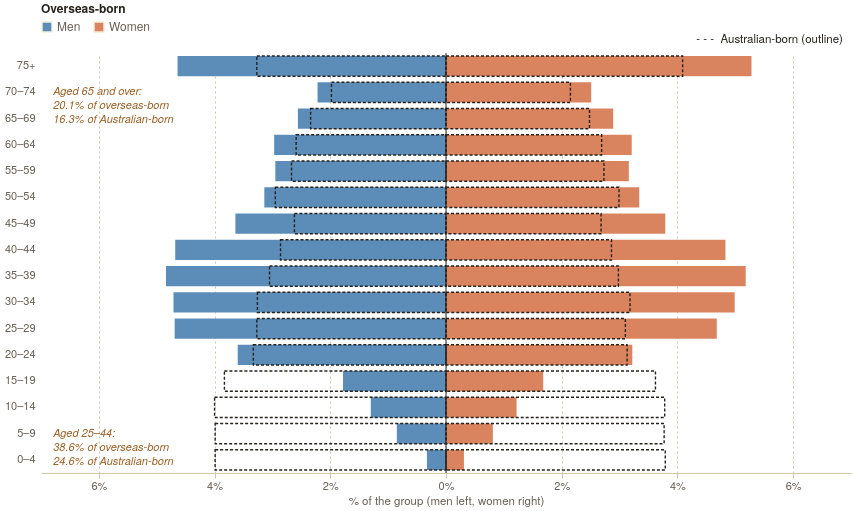

Source (Vega-Lite JSON):
### Vega-Lite specification from a JSON file in a GitHub repository (floating-point values rounded to 4 significant figures)
{"$schema": "https://vega.github.io/schema/vega-lite/v5.json", "config": {"background": null, "font": "IBM Plex Sans, Helvetica Neue, Arial, sans-serif", "padding": 4, "view": {"stroke": null}, "axis": {"labelColor": "#675f54", "titleColor": "#675f54", "gridColor": "#d3c5a8", "domainColor": "#d3c5a8", "tickColor": "#d3c5a8", "labelFont": "IBM Plex Sans, Helvetica Neue, Arial, sans-serif", "labelFontSize": 11, "titleFont": "IBM Plex Sans, Helvetica Neue, Arial, sans-serif", "titleFontWeight": 500, "titleFontSize": 11.5}, "legend": {"labelColor": "#675f54", "titleColor": "#25221d", "labelFont": "IBM Plex Sans, Helvetica Neue, Arial, sans-serif", "titleFont": "IBM Plex Sans, Helvetica Neue, Arial, sans-serif", "titleFontWeight": 600, "labelFontSize": 12, "titleFontSize": 12, "symbolStrokeColor": "#f5eddc"}, "text": {"color": "#25221d", "font": "IBM Plex Sans, Helvetica Neue, Arial, sans-serif"}, "tooltipFormat": {"numberFormat": ",.0f"}}, "width": 810, "height": 420, "params": [{"name": "pyrYear", "value": 2025, "bind": {"input": "radio", "options": [1996, 2025], "name": "Year "}}], "data": {"values": [{"year": 1996, "age": "0–4", "ai": 0, "grp": "Overseas-born", "sex": "Male", "n": 17210, "pct": 0.41, "x": -0.41}, {"year": 1996, "age": "0–4", "ai": 0, "grp": "Overseas-born", "sex": "Female", "n": 16170, "pct": 0.38, "x": 0.38}, {"year": 1996, "age": "0–4", "ai": 0, "grp": "Australian-born", "sex": "Male", "n": 645560, "pct": 4.62, "x": -4.62}, {"year": 1996, "age": "0–4", "ai": 0, "grp": "Australian-born", "sex": "Female", "n": 612570, "pct": 4.38, "x": 4.38}, {"year": 1996, "age": "5–9", "ai": 1, "grp": "Overseas-born", "sex": "Male", "n": 41350, "pct": 0.98, "x": -0.98}, {"year": 1996, "age": "5–9", "ai": 1, "grp": "Overseas-born", "sex": "Female", "n": 39540, "pct": 0.93, "x": 0.93}, {"year": 1996, "age": "5–9", "ai": 1, "grp": "Australian-born", "sex": "Male", "n": 625040, "pct": 4.47, "x": -4.47}, {"year": 1996, "age": "5–9", "ai": 1, "grp": "Australian-born", "sex": "Female", "n": 594540, "pct": 4.25, "x": 4.25}, {"year": 1996, "age": "10–14", "ai": 2, "grp": "Overseas-born", "sex": "Male", "n": 67710, "pct": 1.6, "x": -1.6}, {"year": 1996, "age": "10–14", "ai": 2, "grp": "Overseas-born", "sex": "Female", "n": 64030, "pct": 1.51, "x": 1.51}, {"year": 1996, "age": "10–14", "ai": 2, "grp": "Australian-born", "sex": "Male", "n": 599650, "pct": 4.29, "x": -4.29}, {"year": 1996, "age": "10–14", "ai": 2, "grp": "Australian-born", "sex": "Female", "n": 571230, "pct": 4.08, "x": 4.08}, {"year": 1996, "age": "15–19", "ai": 3, "grp": "Overseas-born", "sex": "Male", "n": 93150, "pct": 2.2, "x": -2.2}, {"year": 1996, "age": "15–19", "ai": 3, "grp": "Overseas-born", "sex": "Female", "n": 87130, "pct": 2.05, "x": 2.05}, {"year": 1996, "age": "15–19", "ai": 3, "grp": "Australian-born", "sex": "Male", "n": 558390, "pct": 3.99, "x": -3.99}, {"year": 1996, "age": "15–19", "ai": 3, "grp": "Australian-born", "sex": "Female", "n": 533020, "pct": 3.81, "x": 3.81}, {"year": 1996, "age": "20–24", "ai": 4, "grp": "Overseas-born", "sex": "Male", "n": 120320, "pct": 2.84, "x": -2.84}, {"year": 1996, "age": "20–24", "ai": 4, "grp": "Overseas-born", "sex": "Female", "n": 119640, "pct": 2.82, "x": 2.82}, {"year": 1996, "age": "20–24", "ai": 4, "grp": "Australian-born", "sex": "Male", "n": 584470, "pct": 4.18, "x": -4.18}, {"year": 1996, "age": "20–24", "ai": 4, "grp": "Australian-born", "sex": "Female", "n": 564330, "pct": 4.04, "x": 4.04}, {"year": 1996, "age": "25–29", "ai": 5, "grp": "Overseas-born", "sex": "Male", "n": 146950, "pct": 3.47, "x": -3.47}, {"year": 1996, "age": "25–29", "ai": 5, "grp": "Overseas-born", "sex": "Female", "n": 152170, "pct": 3.59, "x": 3.59}, {"year": 1996, "age": "25–29", "ai": 5, "grp": "Australian-born", "sex": "Male", "n": 559380, "pct": 4, "x": -4}, {"year": 1996, "age": "25–29", "ai": 5, "grp": "Australian-born", "sex": "Female", "n": 551280, "pct": 3.94, "x": 3.94}, {"year": 1996, "age": "30–34", "ai": 6, "grp": "Overseas-born", "sex": "Male", "n": 193630, "pct": 4.57, "x": -4.57}, {"year": 1996, "age": "30–34", "ai": 6, "grp": "Overseas-born", "sex": "Female", "n": 198570, "pct": 4.68, "x": 4.68}, {"year": 1996, "age": "30–34", "ai": 6, "grp": "Australian-born", "sex": "Male", "n": 524230, "pct": 3.75, "x": -3.75}, {"year": 1996, "age": "30–34", "ai": 6, "grp": "Australian-born", "sex": "Female", "n": 522340, "pct": 3.74, "x": 3.74}, {"year": 1996, "age": "35–39", "ai": 7, "grp": "Overseas-born", "sex": "Male", "n": 206260, "pct": 4.86, "x": -4.86}, {"year": 1996, "age": "35–39", "ai": 7, "grp": "Overseas-born", "sex": "Female", "n": 211720, "pct": 4.99, "x": 4.99}, {"year": 1996, "age": "35–39", "ai": 7, "grp": "Australian-born", "sex": "Male", "n": 517510, "pct": 3.7, "x": -3.7}, {"year": 1996, "age": "35–39", "ai": 7, "grp": "Australian-born", "sex": "Female", "n": 514700, "pct": 3.68, "x": 3.68}, {"year": 1996, "age": "40–44", "ai": 8, "grp": "Overseas-born", "sex": "Male", "n": 204740, "pct": 4.83, "x": -4.83}, {"year": 1996, "age": "40–44", "ai": 8, "grp": "Overseas-born", "sex": "Female", "n": 209080, "pct": 4.93, "x": 4.93}, {"year": 1996, "age": "40–44", "ai": 8, "grp": "Australian-born", "sex": "Male", "n": 468710, "pct": 3.35, "x": -3.35}, {"year": 1996, "age": "40–44", "ai": 8, "grp": "Australian-born", "sex": "Female", "n": 467160, "pct": 3.34, "x": 3.34}, {"year": 1996, "age": "45–49", "ai": 9, "grp": "Overseas-born", "sex": "Male", "n": 232180, "pct": 5.48, "x": -5.48}, {"year": 1996, "age": "45–49", "ai": 9, "grp": "Overseas-born", "sex": "Female", "n": 221220, "pct": 5.22, "x": 5.22}, {"year": 1996, "age": "45–49", "ai": 9, "grp": "Australian-born", "sex": "Male", "n": 419450, "pct": 3, "x": -3}, {"year": 1996, "age": "45–49", "ai": 9, "grp": "Australian-born", "sex": "Female", "n": 415940, "pct": 2.97, "x": 2.97}, {"year": 1996, "age": "50–54", "ai": 10, "grp": "Overseas-born", "sex": "Male", "n": 188400, "pct": 4.44, "x": -4.44}, {"year": 1996, "age": "50–54", "ai": 10, "grp": "Overseas-born", "sex": "Female", "n": 167660, "pct": 3.95, "x": 3.95}, {"year": 1996, "age": "50–54", "ai": 10, "grp": "Australian-born", "sex": "Male", "n": 326580, "pct": 2.34, "x": -2.34}, {"year": 1996, "age": "50–54", "ai": 10, "grp": "Australian-born", "sex": "Female", "n": 327310, "pct": 2.34, "x": 2.34}, {"year": 1996, "age": "55–59", "ai": 11, "grp": "Overseas-born", "sex": "Male", "n": 162170, "pct": 3.82, "x": -3.82}, {"year": 1996, "age": "55–59", "ai": 11, "grp": "Overseas-born", "sex": "Female", "n": 143220, "pct": 3.38, "x": 3.38}, {"year": 1996, "age": "55–59", "ai": 11, "grp": "Australian-born", "sex": "Male", "n": 255630, "pct": 1.83, "x": -1.83}, {"year": 1996, "age": "55–59", "ai": 11, "grp": "Australian-born", "sex": "Female", "n": 262320, "pct": 1.88, "x": 1.88}, {"year": 1996, "age": "60–64", "ai": 12, "grp": "Overseas-born", "sex": "Male", "n": 135430, "pct": 3.19, "x": -3.19}, {"year": 1996, "age": "60–64", "ai": 12, "grp": "Overseas-born", "sex": "Female", "n": 122400, "pct": 2.89, "x": 2.89}, {"year": 1996, "age": "60–64", "ai": 12, "grp": "Australian-born", "sex": "Male", "n": 216660, "pct": 1.55, "x": -1.55}, {"year": 1996, "age": "60–64", "ai": 12, "grp": "Australian-born", "sex": "Female", "n": 232510, "pct": 1.66, "x": 1.66}, {"year": 1996, "age": "65–69", "ai": 13, "grp": "Overseas-born", "sex": "Male", "n": 118670, "pct": 2.8, "x": -2.8}, {"year": 1996, "age": "65–69", "ai": 13, "grp": "Overseas-born", "sex": "Female", "n": 107990, "pct": 2.55, "x": 2.55}, {"year": 1996, "age": "65–69", "ai": 13, "grp": "Australian-born", "sex": "Male", "n": 217120, "pct": 1.55, "x": -1.55}, {"year": 1996, "age": "65–69", "ai": 13, "grp": "Australian-born", "sex": "Female", "n": 245010, "pct": 1.75, "x": 1.75}, {"year": 1996, "age": "70–74", "ai": 14, "grp": "Overseas-born", "sex": "Male", "n": 95220, "pct": 2.25, "x": -2.25}, {"year": 1996, "age": "70–74", "ai": 14, "grp": "Overseas-born", "sex": "Female", "n": 99740, "pct": 2.35, "x": 2.35}, {"year": 1996, "age": "70–74", "ai": 14, "grp": "Australian-born", "sex": "Male", "n": 179530, "pct": 1.28, "x": -1.28}, {"year": 1996, "age": "70–74", "ai": 14, "grp": "Australian-born", "sex": "Female", "n": 225670, "pct": 1.61, "x": 1.61}, {"year": 1996, "age": "75+", "ai": 15, "grp": "Overseas-born", "sex": "Male", "n": 108040, "pct": 2.55, "x": -2.55}, {"year": 1996, "age": "75+", "ai": 15, "grp": "Overseas-born", "sex": "Female", "n": 148350, "pct": 3.5, "x": 3.5}, {"year": 1996, "age": "75+", "ai": 15, "grp": "Australian-born", "sex": "Male", "n": 236010, "pct": 1.69, "x": -1.69}, {"year": 1996, "age": "75+", "ai": 15, "grp": "Australian-born", "sex": "Female", "n": 410890, "pct": 2.94, "x": 2.94}, {"year": 2025, "age": "0–4", "ai": 0, "grp": "Overseas-born", "sex": "Male", "n": 28950, "pct": 0.33, "x": -0.33}, {"year": 2025, "age": "0–4", "ai": 0, "grp": "Overseas-born", "sex": "Female", "n": 27190, "pct": 0.31, "x": 0.31}, {"year": 2025, "age": "0–4", "ai": 0, "grp": "Australian-born", "sex": "Male", "n": 749990, "pct": 3.99, "x": -3.99}, {"year": 2025, "age": "0–4", "ai": 0, "grp": "Australian-born", "sex": "Female", "n": 711310, "pct": 3.79, "x": 3.79}, {"year": 2025, "age": "5–9", "ai": 1, "grp": "Overseas-born", "sex": "Male", "n": 74970, "pct": 0.85, "x": -0.85}, {"year": 2025, "age": "5–9", "ai": 1, "grp": "Overseas-born", "sex": "Female", "n": 71620, "pct": 0.81, "x": 0.81}, {"year": 2025, "age": "5–9", "ai": 1, "grp": "Australian-born", "sex": "Male", "n": 749470, "pct": 3.99, "x": -3.99}, {"year": 2025, "age": "5–9", "ai": 1, "grp": "Australian-born", "sex": "Female", "n": 707790, "pct": 3.77, "x": 3.77}, {"year": 2025, "age": "10–14", "ai": 2, "grp": "Overseas-born", "sex": "Male", "n": 114620, "pct": 1.3, "x": -1.3}, {"year": 2025, "age": "10–14", "ai": 2, "grp": "Overseas-born", "sex": "Female", "n": 108030, "pct": 1.22, "x": 1.22}, {"year": 2025, "age": "10–14", "ai": 2, "grp": "Australian-born", "sex": "Male", "n": 750570, "pct": 4, "x": -4}, {"year": 2025, "age": "10–14", "ai": 2, "grp": "Australian-born", "sex": "Female", "n": 709350, "pct": 3.78, "x": 3.78}, {"year": 2025, "age": "15–19", "ai": 3, "grp": "Overseas-born", "sex": "Male", "n": 156920, "pct": 1.78, "x": -1.78}, {"year": 2025, "age": "15–19", "ai": 3, "grp": "Overseas-born", "sex": "Female", "n": 148120, "pct": 1.68, "x": 1.68}, {"year": 2025, "age": "15–19", "ai": 3, "grp": "Australian-born", "sex": "Male", "n": 720130, "pct": 3.83, "x": -3.83}, {"year": 2025, "age": "15–19", "ai": 3, "grp": "Australian-born", "sex": "Female", "n": 679190, "pct": 3.62, "x": 3.62}, {"year": 2025, "age": "20–24", "ai": 4, "grp": "Overseas-born", "sex": "Male", "n": 317880, "pct": 3.6, "x": -3.6}, {"year": 2025, "age": "20–24", "ai": 4, "grp": "Overseas-born", "sex": "Female", "n": 284450, "pct": 3.22, "x": 3.22}, {"year": 2025, "age": "20–24", "ai": 4, "grp": "Australian-born", "sex": "Male", "n": 625540, "pct": 3.33, "x": -3.33}, {"year": 2025, "age": "20–24", "ai": 4, "grp": "Australian-born", "sex": "Female", "n": 587000, "pct": 3.13, "x": 3.13}, {"year": 2025, "age": "25–29", "ai": 5, "grp": "Overseas-born", "sex": "Male", "n": 414620, "pct": 4.69, "x": -4.69}, {"year": 2025, "age": "25–29", "ai": 5, "grp": "Overseas-born", "sex": "Female", "n": 413810, "pct": 4.68, "x": 4.68}, {"year": 2025, "age": "25–29", "ai": 5, "grp": "Australian-born", "sex": "Male", "n": 614500, "pct": 3.27, "x": -3.27}, {"year": 2025, "age": "25–29", "ai": 5, "grp": "Australian-born", "sex": "Female", "n": 582660, "pct": 3.1, "x": 3.1}, {"year": 2025, "age": "30–34", "ai": 6, "grp": "Overseas-born", "sex": "Male", "n": 416300, "pct": 4.71, "x": -4.71}, {"year": 2025, "age": "30–34", "ai": 6, "grp": "Overseas-born", "sex": "Female", "n": 440480, "pct": 4.99, "x": 4.99}, {"year": 2025, "age": "30–34", "ai": 6, "grp": "Australian-born", "sex": "Male", "n": 611650, "pct": 3.26, "x": -3.26}, {"year": 2025, "age": "30–34", "ai": 6, "grp": "Australian-born", "sex": "Female", "n": 596700, "pct": 3.18, "x": 3.18}, {"year": 2025, "age": "35–39", "ai": 7, "grp": "Overseas-born", "sex": "Male", "n": 427620, "pct": 4.84, "x": -4.84}, {"year": 2025, "age": "35–39", "ai": 7, "grp": "Overseas-born", "sex": "Female", "n": 457990, "pct": 5.18, "x": 5.18}, {"year": 2025, "age": "35–39", "ai": 7, "grp": "Australian-born", "sex": "Male", "n": 573440, "pct": 3.05, "x": -3.05}, {"year": 2025, "age": "35–39", "ai": 7, "grp": "Australian-born", "sex": "Female", "n": 559760, "pct": 2.98, "x": 2.98}, {"year": 2025, "age": "40–44", "ai": 8, "grp": "Overseas-born", "sex": "Male", "n": 413760, "pct": 4.68, "x": -4.68}, {"year": 2025, "age": "40–44", "ai": 8, "grp": "Overseas-born", "sex": "Female", "n": 426540, "pct": 4.83, "x": 4.83}, {"year": 2025, "age": "40–44", "ai": 8, "grp": "Australian-born", "sex": "Male", "n": 536380, "pct": 2.86, "x": -2.86}, {"year": 2025, "age": "40–44", "ai": 8, "grp": "Australian-born", "sex": "Female", "n": 536200, "pct": 2.86, "x": 2.86}, {"year": 2025, "age": "45–49", "ai": 9, "grp": "Overseas-born", "sex": "Male", "n": 321270, "pct": 3.64, "x": -3.64}, {"year": 2025, "age": "45–49", "ai": 9, "grp": "Overseas-born", "sex": "Female", "n": 335200, "pct": 3.79, "x": 3.79}, {"year": 2025, "age": "45–49", "ai": 9, "grp": "Australian-born", "sex": "Male", "n": 491790, "pct": 2.62, "x": -2.62}, {"year": 2025, "age": "45–49", "ai": 9, "grp": "Australian-born", "sex": "Female", "n": 502810, "pct": 2.68, "x": 2.68}, {"year": 2025, "age": "50–54", "ai": 10, "grp": "Overseas-born", "sex": "Male", "n": 277330, "pct": 3.14, "x": -3.14}, {"year": 2025, "age": "50–54", "ai": 10, "grp": "Overseas-born", "sex": "Female", "n": 295250, "pct": 3.34, "x": 3.34}, {"year": 2025, "age": "50–54", "ai": 10, "grp": "Australian-born", "sex": "Male", "n": 553100, "pct": 2.95, "x": -2.95}, {"year": 2025, "age": "50–54", "ai": 10, "grp": "Australian-born", "sex": "Female", "n": 561220, "pct": 2.99, "x": 2.99}, {"year": 2025, "age": "55–59", "ai": 11, "grp": "Overseas-born", "sex": "Male", "n": 260370, "pct": 2.95, "x": -2.95}, {"year": 2025, "age": "55–59", "ai": 11, "grp": "Overseas-born", "sex": "Female", "n": 279550, "pct": 3.16, "x": 3.16}, {"year": 2025, "age": "55–59", "ai": 11, "grp": "Australian-born", "sex": "Male", "n": 501320, "pct": 2.67, "x": -2.67}, {"year": 2025, "age": "55–59", "ai": 11, "grp": "Australian-born", "sex": "Female", "n": 512810, "pct": 2.73, "x": 2.73}, {"year": 2025, "age": "60–64", "ai": 12, "grp": "Overseas-born", "sex": "Male", "n": 262410, "pct": 2.97, "x": -2.97}, {"year": 2025, "age": "60–64", "ai": 12, "grp": "Overseas-born", "sex": "Female", "n": 283770, "pct": 3.21, "x": 3.21}, {"year": 2025, "age": "60–64", "ai": 12, "grp": "Australian-born", "sex": "Male", "n": 485990, "pct": 2.59, "x": -2.59}, {"year": 2025, "age": "60–64", "ai": 12, "grp": "Australian-born", "sex": "Female", "n": 504470, "pct": 2.69, "x": 2.69}, {"year": 2025, "age": "65–69", "ai": 13, "grp": "Overseas-born", "sex": "Male", "n": 226520, "pct": 2.56, "x": -2.56}, {"year": 2025, "age": "65–69", "ai": 13, "grp": "Overseas-born", "sex": "Female", "n": 255210, "pct": 2.89, "x": 2.89}, {"year": 2025, "age": "65–69", "ai": 13, "grp": "Australian-born", "sex": "Male", "n": 439880, "pct": 2.34, "x": -2.34}, {"year": 2025, "age": "65–69", "ai": 13, "grp": "Australian-born", "sex": "Female", "n": 466510, "pct": 2.48, "x": 2.48}, {"year": 2025, "age": "70–74", "ai": 14, "grp": "Overseas-born", "sex": "Male", "n": 195990, "pct": 2.22, "x": -2.22}, {"year": 2025, "age": "70–74", "ai": 14, "grp": "Overseas-born", "sex": "Female", "n": 221490, "pct": 2.51, "x": 2.51}, {"year": 2025, "age": "70–74", "ai": 14, "grp": "Australian-born", "sex": "Male", "n": 371080, "pct": 1.98, "x": -1.98}, {"year": 2025, "age": "70–74", "ai": 14, "grp": "Australian-born", "sex": "Female", "n": 404160, "pct": 2.15, "x": 2.15}, {"year": 2025, "age": "75+", "ai": 15, "grp": "Overseas-born", "sex": "Male", "n": 409750, "pct": 4.64, "x": -4.64}, {"year": 2025, "age": "75+", "ai": 15, "grp": "Overseas-born", "sex": "Female", "n": 466330, "pct": 5.28, "x": 5.28}, {"year": 2025, "age": "75+", "ai": 15, "grp": "Australian-born", "sex": "Male", "n": 614200, "pct": 3.27, "x": -3.27}, {"year": 2025, "age": "75+", "ai": 15, "grp": "Australian-born", "sex": "Female", "n": 768400, "pct": 4.09, "x": 4.09}]}, "transform": [{"filter": "datum.year == pyrYear"}], "encoding": {"y": {"field": "age", "type": "ordinal", "sort": ["75+", "70–74", "65–69", "60–64", "55–59", "50–54", "45–49", "40–44", "35–39", "30–34", "25–29", "20–24", "15–19", "10–14", "5–9", "0–4"], "title": null, "axis": {"domain": false, "ticks": false, "labelPadding": 6}}}, "layer": [{"transform": [{"filter": "datum.grp == 'Overseas-born'"}], "mark": {"type": "bar", "height": {"band": 0.86}}, "encoding": {"x": {"field": "x", "type": "quantitative", "title": "% of the group (men left, women right)", "scale": {"domain": [-7, 7], "nice": false}, "axis": {"labelExpr": "abs(datum.value) + '%'", "values": [-6, -4, -2, 0, 2, 4, 6], "grid": true, "gridDash": [2, 3]}}, "color": {"field": "sex", "type": "nominal", "scale": {"domain": ["Male", "Female"], "range": ["#5b8db8", "#d9845f"]}, "legend": {"title": "Overseas-born", "orient": "top", "direction": "horizontal", "symbolType": "square", "labelExpr": "datum.label == 'Male' ? 'Men' : 'Women'"}}, "tooltip": [{"field": "grp", "title": "Group"}, {"field": "sex", "title": "Sex"}, {"field": "age", "title": "Age"}, {"field": "n", "title": "People", "format": ","}, {"field": "pct", "title": "% of the group", "format": ".2f"}]}}, {"transform": [{"filter": "datum.grp == 'Australian-born'"}], "mark": {"type": "bar", "height": {"band": 0.86}, "filled": false, "stroke": "#25221d", "strokeWidth": 1.4, "strokeDash": [3, 2]}, "encoding": {"x": {"field": "x", "type": "quantitative", "title": "% of the group (men left, women right)", "scale": {"domain": [-7, 7], "nice": false}, "axis": {"labelExpr": "abs(datum.value) + '%'", "values": [-6, -4, -2, 0, 2, 4, 6], "grid": true, "gridDash": [2, 3]}}, "tooltip": [{"field": "grp", "title": "Group"}, {"field": "sex", "title": "Sex"}, {"field": "age", "title": "Age"}, {"field": "n", "title": "People", "format": ","}, {"field": "pct", "title": "% of the group", "format": ".2f"}]}}, {"data": {"values": [{"x": 0}]}, "mark": {"type": "rule", "color": "#25221d", "strokeWidth": 1}, "encoding": {"x": {"field": "x", "type": "quantitative"}, "y": null}}, {"data": {"values": [{"year": 1996, "age": "5–9", "t": ["Aged 25–44:", "35.9% of overseas-born", "29.5% of Australian-born"]}, {"year": 2025, "age": "5–9", "t": ["Aged 25–44:", "38.6% of overseas-born", "24.6% of Australian-born"]}, {"year": 1996, "age": "70–74", "t": ["Aged 65 and over:", "16.0% of overseas-born", "10.8% of Australian-born"]}, {"year": 2025, "age": "70–74", "t": ["Aged 65 and over:", "20.1% of overseas-born", "16.3% of Australian-born"]}]}, "transform": [{"filter": "datum.year == pyrYear"}], "mark": {"type": "text", "align": "left", "baseline": "middle", "fontSize": 11, "lineHeight": 14, "color": "#9a5f24", "fontStyle": "italic", "interactive": false}, "encoding": {"x": {"datum": -6.79, "type": "quantitative"}, "y": {"field": "age", "type": "ordinal", "sort": ["75+", "70–74", "65–69", "60–64", "55–59", "50–54", "45–49", "40–44", "35–39", "30–34", "25–29", "20–24", "15–19", "10–14", "5–9", "0–4"]}, "text": {"field": "t"}}}, {"data": {"values": [{"x": 6.86, "txt": "- - -  Australian-born (outline)"}]}, "mark": {"type": "text", "align": "right", "baseline": "bottom", "fontSize": 11.5, "color": "#25221d", "dy": -8}, "encoding": {"x": {"field": "x", "type": "quantitative"}, "y": {"value": 0}, "text": {"field": "txt"}}}]}
